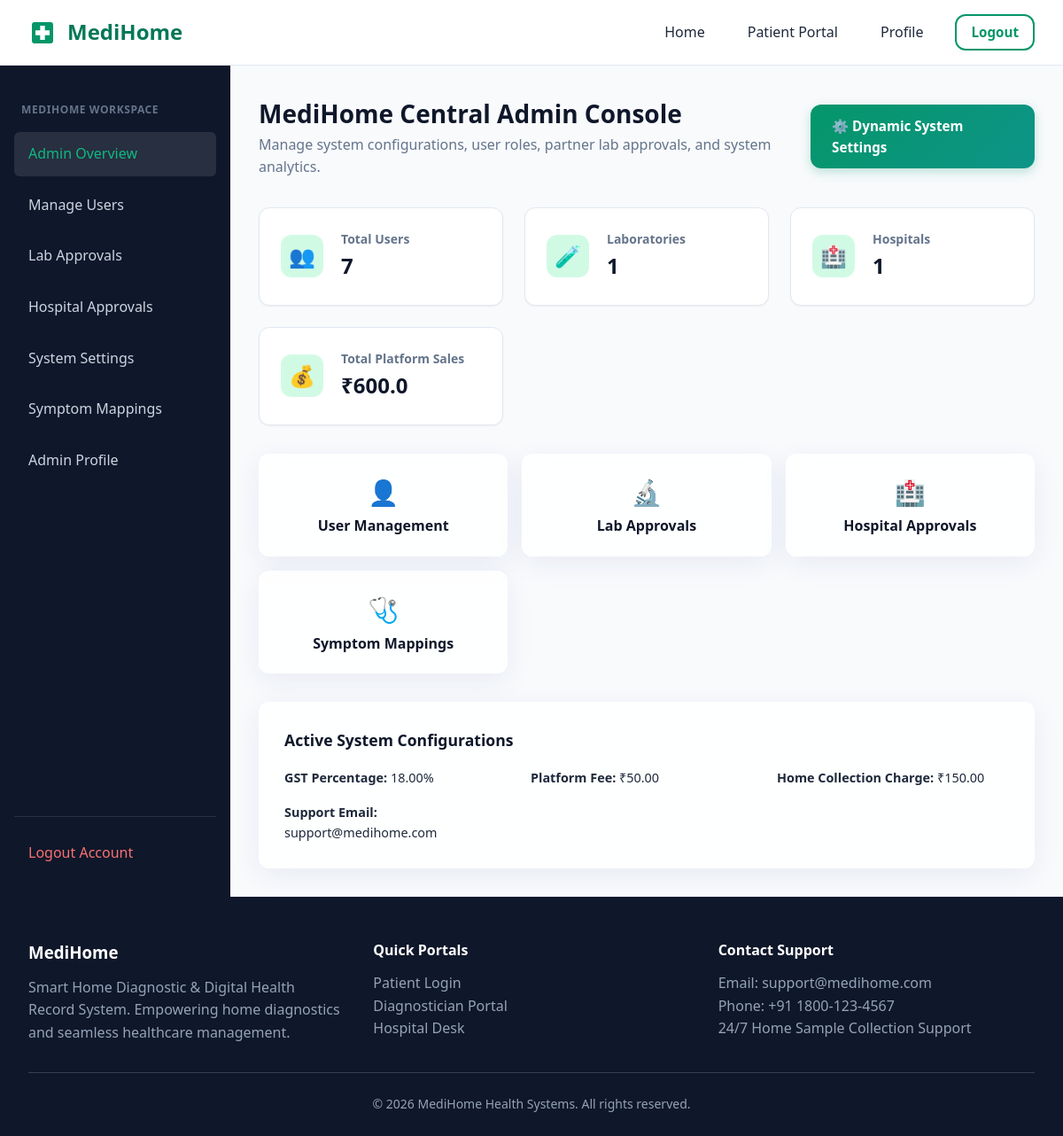
Screenshot of /adminpanel/dashboard/ (signed in) with the database file from the repository.
### payments/models.py (models this page shows, shortened)
class SystemSettings(models.Model):
    gst_percentage = models.DecimalField(max_digits=5, decimal_places=2, default=18.00, help_text="GST percentage e.g. 18.0")
    platform_fee = models.DecimalField(max_digits=8, decimal_places=2, default=50.00, help_text="Fixed Platform Fee in ₹")
    home_collection_charge = models.DecimalField(max_digits=8, decimal_places=2, default=150.00, help_text="Home sample collection fee in ₹")
    support_email = models.EmailField(default="support@medihome.com")
    support_phone = models.CharField(max_length=20, default="+91 1800-123-4567")
    updated_at = models.DateTimeField(auto_now=True)
    class Meta:
        verbose_name = "System Settings"
        verbose_name_plural = "System Settings"
    @classmethod
    def get_settings(cls):
        obj, _ = cls.objects.get_or_create(pk=1)
        return obj

### adminpanel/views.py (the view)
# urls.py: path('dashboard/', views.dashboard_view, name='dashboard'),
@admin_required
def dashboard_view(request):
    total_users = User.objects.count()
    patient_count = User.objects.filter(role=User.Role.PATIENT).count()
    lab_count = DiagnosticianProfile.objects.count()
    hospital_count = HospitalProfile.objects.count()
    total_bookings = Booking.objects.count()
    total_op_appts = Appointment.objects.count()
    diag_revenue = Booking.objects.aggregate(Sum('grand_total'))['grand_total__sum'] or 0
    hospital_revenue = Appointment.objects.aggregate(Sum('consultation_fee'))['consultation_fee__sum'] or 0
    total_revenue = float(diag_revenue) + float(hospital_revenue)
    recent_users = User.objects.order_by('-created_at')[:5]
    recent_bookings = Booking.objects.order_by('-created_at')[:5]
    return render(request, 'adminpanel/dashboard.html', {
        'total_users': total_users,
        'patient_count': patient_count,
        'lab_count': lab_count,
        'hospital_count': hospital_count,
        'total_bookings': total_bookings,
        'total_op_appts': total_op_appts,
        'total_revenue': round(total_revenue, 2),
        'recent_users': recent_users,
        'recent_bookings': recent_bookings,
        'system_settings': SystemSettings.get_settings()
    })

### accounts/models.py (called while the page is built)
    def is_patient(self):
        return self.role == self.Role.PATIENT

    def is_diagnostician(self):
        return self.role == self.Role.DIAGNOSTICIAN

    def is_hospital(self):
        return self.role == self.Role.HOSPITAL

    def is_admin_role(self):
        return self.role == self.Role.ADMIN or self.is_superuser

### templates/adminpanel/dashboard.html (shortened to what this page needs)
{% extends 'dashboard_base.html' %}
{% block dashboard_content %}
<div class="dashboard-header">
    <div>
        <h2 style="font-size: 1.75rem; color: var(--dark);">MediHome Central Admin Console</h2>
        <p style="color: var(--text-secondary);">Manage system configurations, user roles, partner lab approvals, and system analytics.</p>
    </div>
    <a href="{% url 'adminpanel:manage_system_settings' %}" class="btn btn-primary">⚙️ Dynamic System Settings</a>
</div>
<div class="stats-grid">
    <div class="stat-card">
        <div class="stat-icon">👥</div>
        <div class="stat-info">
            <h4>Total Users</h4>
            <div class="value">{{ total_users }}</div>
        </div>
    </div>
    <div class="stat-card">
        <div class="stat-icon">🧪</div>
        <div class="stat-info">
            <h4>Laboratories</h4>
            <div class="value">{{ lab_count }}</div>
        </div>
    </div>
    <div class="stat-card">
        <div class="stat-icon">🏥</div>
        <div class="stat-info">
            <h4>Hospitals</h4>
            <div class="value">{{ hospital_count }}</div>
        </div>
    </div>
    <div class="stat-card">
        <div class="stat-icon">💰</div>
        <div class="stat-info">
            <h4>Total Platform Sales</h4>
            <div class="value">₹{{ total_revenue }}</div>
        </div>
    </div>
</div>
<div style="display: grid; grid-template-columns: repeat(auto-fill, minmax(220px, 1fr)); gap: 1rem; margin-bottom: 2rem;">
    <a href="{% url 'adminpanel:manage_users' %}" class="glass-card" style="text-align: center; text-decoration: none; padding: 1.25rem;">
        <div style="font-size: 1.75rem; margin-bottom: 0.25rem;">👤</div>
        <div style="font-weight: 700; color: var(--dark);">User Management</div>
    </a>
    <a href="{% url 'adminpanel:manage_labs' %}" class="glass-card" style="text-align: center; text-decoration: none; padding: 1.25rem;">
        <div style="font-size: 1.75rem; margin-bottom: 0.25rem;">🔬</div>
        <div style="font-weight: 700; color: var(--dark);">Lab Approvals</div>
    </a>
    <a href="{% url 'adminpanel:manage_hospitals' %}" class="glass-card" style="text-align: center; text-decoration: none; padding: 1.25rem;">
        <div style="font-size: 1.75rem; margin-bottom: 0.25rem;">🏥</div>
        <div style="font-weight: 700; color: var(--dark);">Hospital Approvals</div>
    </a>
    <a href="{% url 'adminpanel:manage_symptom_mappings' %}" class="glass-card" style="text-align: center; text-decoration: none; padding: 1.25rem;">
        <div style="font-size: 1.75rem; margin-bottom: 0.25rem;">🩺</div>
        <div style="font-weight: 700; color: var(--dark);">Symptom Mappings</div>
    </a>
</div>
<div class="glass-card">
    <h3 style="font-size: 1.1rem; color: var(--dark); margin-bottom: 1rem;">Active System Configurations</h3>
    <div style="display: grid; grid-template-columns: repeat(auto-fit, minmax(200px, 1fr)); gap: 1rem; font-size: 0.9rem;">
        <div><strong>GST Percentage:</strong> {{ system_settings.gst_percentage }}%</div>
        <div><strong>Platform Fee:</strong> ₹{{ system_settings.platform_fee }}</div>
        <div><strong>Home Collection Charge:</strong> ₹{{ system_settings.home_collection_charge }}</div>
        <div><strong>Support Email:</strong> {{ system_settings.support_email }}</div>
    </div>
</div>
{% endblock %}

### static/css/style.css (style rules this page uses)
:root { --primary: #059669; --primary-hover: #047857; --primary-light: #d1fae5; --secondary: #0d9488; --accent: #10b981; --dark: #0f172a; --dark-surface: #1e293b; --text-primary: #1e293b; --text-secondary: #64748b; --text-muted: #94a3b8; --bg-light: #f8fafc; --white: #ffffff; --border: #e2e8f0; --shadow-sm: 0 1px 2px 0 rgba(0, 0, 0, 0.05); --shadow-md: 0 4px 6px -1px rgba(0, 0, 0, 0.1), 0 2px 4px -1px rgba(0, 0, 0, 0.06); --shadow-lg: 0 10px 15px -3px rgba(0, 0, 0, 0.1), 0 4px 6px -2px rgba(0, 0, 0, 0.05); --glass-bg: rgba(255, 255, 255, 0.85); --glass-border: rgba(255, 255, 255, 0.6); --glass-shadow: 0 8px 32px 0 rgba(31, 38, 135, 0.07); --radius-sm: 6px; --radius-md: 12px; --radius-lg: 20px; --transition: all 0.25s cubic-bezier(0.4, 0, 0.2, 1); }
* { margin: 0; padding: 0; box-sizing: border-box; }
body { font-family: system-ui, -apple-system, BlinkMacSystemFont, 'Segoe UI', Roboto, Oxygen, Ubuntu, Cantarell, 'Open Sans', 'Helvetica Neue', sans-serif; background-color: var(--bg-light); color: var(--text-primary); line-height: 1.6; min-height: 100vh; display: flex; flex-direction: column; }
a { color: var(--primary); text-decoration: none; transition: var(--transition); }
.glass-card { background: var(--glass-bg); backdrop-filter: blur(12px); -webkit-backdrop-filter: blur(12px); border: 1px solid var(--glass-border); box-shadow: var(--glass-shadow); border-radius: var(--radius-md); padding: 1.75rem; transition: var(--transition); }
.btn { display: inline-flex; align-items: center; justify-content: center; gap: 0.5rem; padding: 0.75rem 1.5rem; font-size: 0.95rem; font-weight: 600; border-radius: var(--radius-md); border: none; cursor: pointer; transition: var(--transition); }
.btn-primary { background: linear-gradient(135deg, var(--primary) 0%, var(--secondary) 100%); color: var(--white); box-shadow: 0 4px 12px rgba(5, 150, 105, 0.25); }

### static/css/dashboard.css (style rules this page uses)
.dashboard-header { display: flex; justify-content: space-between; align-items: center; margin-bottom: 2rem; }
.stats-grid { display: grid; grid-template-columns: repeat(auto-fit, minmax(220px, 1fr)); gap: 1.5rem; margin-bottom: 2rem; }
.stat-card { background: var(--white); padding: 1.5rem; border-radius: var(--radius-md); border: 1px solid var(--border); display: flex; align-items: center; gap: 1.25rem; box-shadow: var(--shadow-sm); }
.stat-icon { width: 48px; height: 48px; border-radius: 12px; background: var(--primary-light); color: var(--primary); display: flex; align-items: center; justify-content: center; font-size: 1.5rem; }
.stat-info h4 { font-size: 0.875rem; color: var(--text-secondary); }
.stat-info .value { font-size: 1.5rem; font-weight: 700; color: var(--dark); }

### rows the page displays
SystemSettings: gst_percentage "18.00", platform_fee "50.00", home_collection_charge "150.00", support_email "support@medihome.com"

### other values shown
{{ total_users }} "7"
{{ lab_count }} "1"
{{ hospital_count }} "1"
{{ total_revenue }} "600.0"
